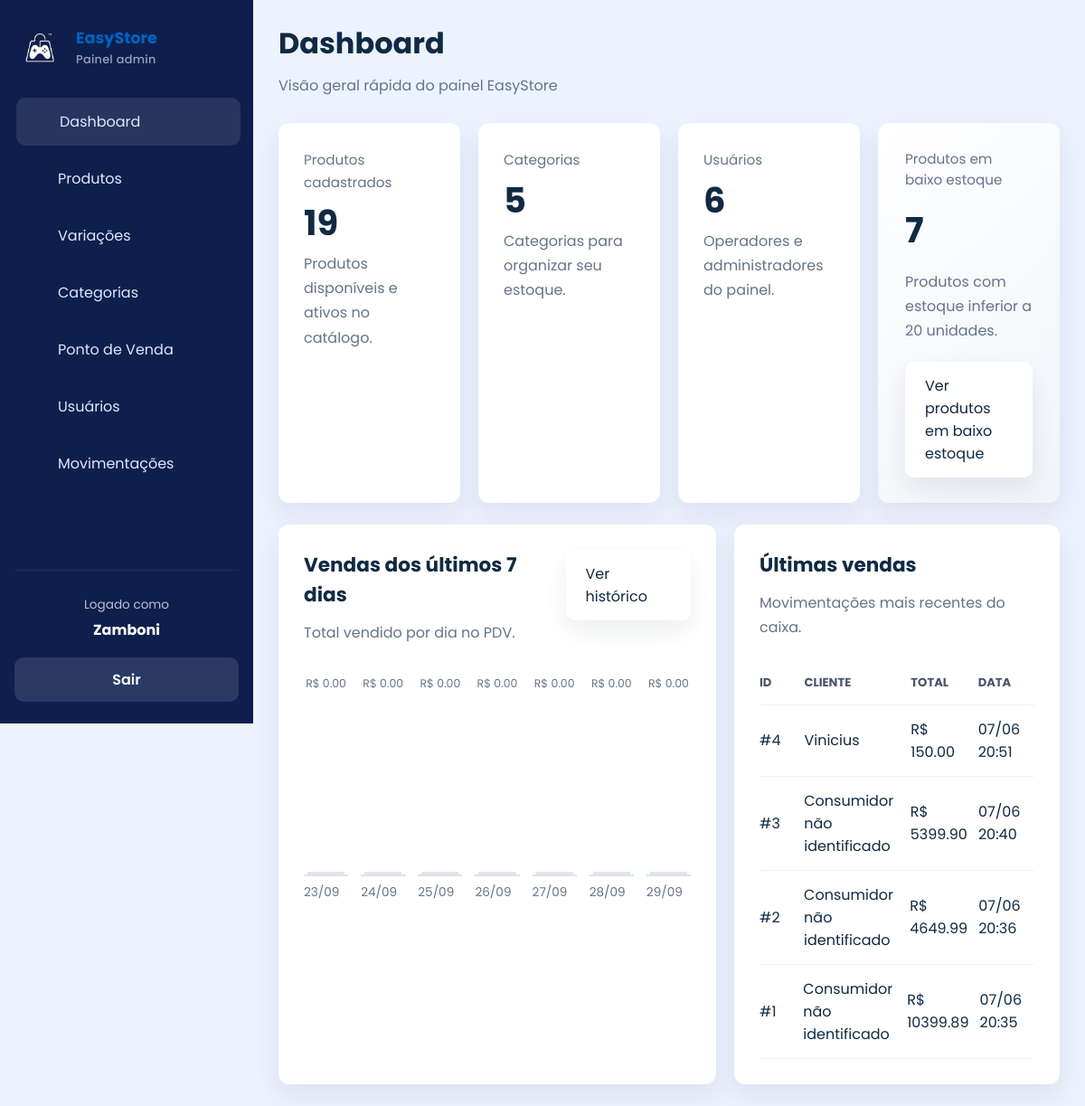
/admin (signed in), run on an earlier commit of the app's database.
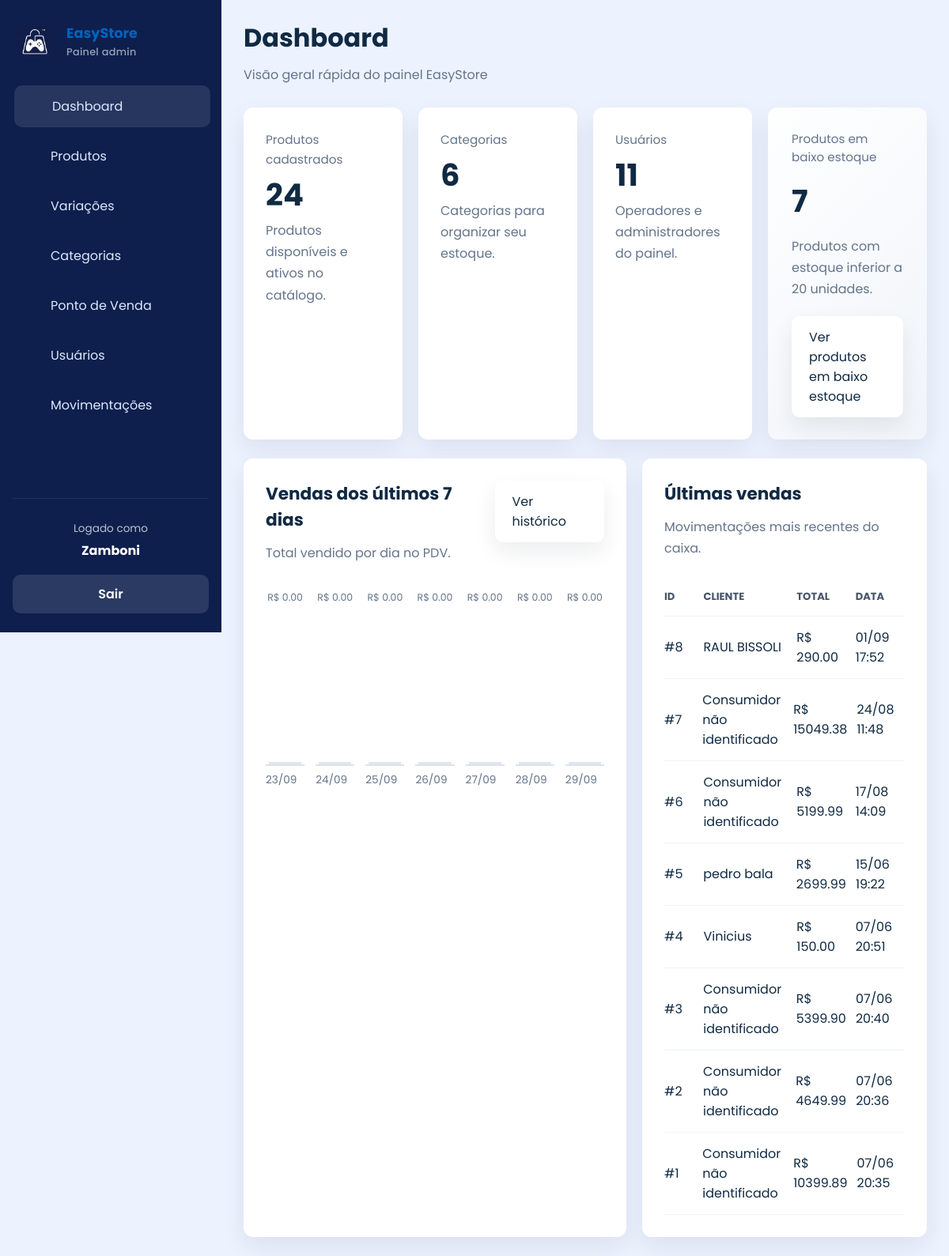
And on a later commit of the database.
### app/models/venda.py (models this page shows, shortened)
class Venda(Base):
    __tablename__ = "vendas"
    id = Column(
        Integer,
        primary_key=True,
        index=True
    )
    cliente_id = Column(
        Integer,
        ForeignKey("clientes.id", ondelete="SET NULL"),
        nullable=True
    )
    usuario_id = Column(
        Integer,
        ForeignKey("usuarios.id", ondelete="SET NULL"),
        nullable=True
    )
    desconto_percentual = Column(
        Float,
        nullable=False,
        default=0.0
    )
    total_bruto = Column(
        Float,
        nullable=False,
        default=0.0
    )
    total_liquido = Column(
        Float,
        nullable=False,
        default=0.0
    )
    observacao = Column(
        String(255),
        nullable=True
    )
    criado_em = Column(
        DateTime,
        server_default=func.now()
    )
    cliente = relationship(
        "Cliente",
        back_populates="vendas"
    )
    usuario = relationship(
        "Usuario",
        backref="vendas"
    )
    itens = relationship(
        "ItemVenda",
        back_populates="venda",
        cascade="all, delete-orphan"
    )
    pagamentos = relationship(
        "Pagamento",
        back_populates="venda",
        cascade="all, delete-orphan"
    )

### app/models/cliente.py (models this page shows)
class Cliente(Base):
    __tablename__ = "clientes"
    id         = Column(Integer, primary_key=True, index=True)
    nome       = Column(String(150), nullable=False, index=True)
    email      = Column(String(167), nullable=True, unique=True, index=True)
    telefone   = Column(String(20), nullable=True)
    usuario_id = Column(
        Integer,
        ForeignKey("usuarios.id", ondelete="SET NULL"),
        nullable=True,
        unique=True,
    )
    is_associado = Column(Boolean, default=False, nullable=False)
    ativo      = Column(Boolean, default=True)
    criado_em  = Column(DateTime, server_default=func.now())
    usuario = relationship("Usuario", back_populates="cliente_perfil")
    vendas  = relationship("Venda", back_populates="cliente", lazy="select")

### app/main.py (the view)
@app.get("/admin")
def admin_dashboard(
    request: Request,
    db: Session = Depends(get_db),
    admin=Depends(get_admin),
):
    total_produtos = db.query(Produto).count()
    total_categorias = db.query(Categoria).count()
    total_usuarios = db.query(Usuario).count()
    ativos_produtos = db.query(Produto).filter(Produto.ativo == True).count()
    produtos_baixo_estoque_count = (
        db.query(Produto)
        .filter(Produto.ativo == True, Produto.estoque_atual < 20)
        .count()
    )
    ultimas_vendas = (
        db.query(Venda)
        .order_by(Venda.criado_em.desc())
        .limit(8)
        .all()
    )
    hoje = datetime.now().date()
    dias_grafico = [hoje - timedelta(days=dia) for dia in range(6, -1, -1)]
    inicio_periodo = datetime.combine(dias_grafico[0], datetime.min.time())
    vendas_periodo = db.query(Venda).filter(Venda.criado_em >= inicio_periodo).all()
    totais_por_dia = {dia: 0.0 for dia in dias_grafico}
    for venda in vendas_periodo:
        if venda.criado_em:
            dia_venda = venda.criado_em.date()
            if dia_venda in totais_por_dia:
                totais_por_dia[dia_venda] += venda.total_liquido or 0.0
    maior_total = max(totais_por_dia.values()) or 1
    vendas_grafico = [
        {
            "label": dia.strftime("%d/%m"),
            "total": total,
            "percentual": round((total / maior_total) * 100),
        }
        for dia, total in totais_por_dia.items()
    ]
    total_vendas_7_dias = sum(totais_por_dia.values())
    produtos_baixo_estoque = (
        db.query(Produto)
        .filter(Produto.ativo == True, Produto.estoque_atual <= 30)
        .order_by(Produto.estoque_atual.asc(), Produto.nome.asc())
        .limit(6)
        .all()
    )
    return templates.TemplateResponse(
        request,
        "admin/index.html",
        {
            "request": request,
            "usuario": admin,
            "page_title": "Dashboard",
            "page_subtitle": "Visão geral rápida do painel EasyStore",
            "css_path": "css/dashboard.css",
            "active": "home",
            "total_produtos": total_produtos,
            "total_categorias": total_categorias,
            "total_usuarios": total_usuarios,
            "ativos_produtos": ativos_produtos,
            "vendas_grafico": vendas_grafico,
            "ultimas_vendas": ultimas_vendas,
            "total_vendas_7_dias": total_vendas_7_dias,
            "produtos_baixo_estoque_count": produtos_baixo_estoque_count,
        },
    )

### app/templates/admin/index.html
{% extends "admin/base.html" %}
{% block content %}
<div class="metric-grid">
  <div class="metric-card">
    <span class="metric-label">Produtos cadastrados</span>
    <strong class="metric-value">{{ total_produtos }}</strong>
    <p class="metric-note">Produtos disponíveis e ativos no catálogo.</p>
  </div>
  <div class="metric-card">
    <span class="metric-label">Categorias</span>
    <strong class="metric-value">{{ total_categorias }}</strong>
    <p class="metric-note">Categorias para organizar seu estoque.</p>
  </div>
  <div class="metric-card">
    <span class="metric-label">Usuários</span>
    <strong class="metric-value">{{ total_usuarios }}</strong>
    <p class="metric-note">Operadores e administradores do painel.</p>
  </div>
  <div class="metric-card accent-card stock-summary-card">
    <span class="metric-label">Produtos em baixo estoque</span>
    <strong class="metric-value">{{ produtos_baixo_estoque_count }}</strong>
    <p class="metric-note">Produtos com estoque inferior a 20 unidades.</p>
    <a href="/produtos?estoque_baixo=true" class="btn btn-secondary stock-button">Ver produtos em baixo estoque</a>
  </div>
</div>
<div class="dashboard-grid">
  <section class="dashboard-card sales-chart-card">
    <div class="dashboard-card-header">
      <div>
        <h2>Vendas dos últimos 7 dias</h2>
        <p class="metric-note">Total vendido por dia no PDV.</p>
      </div>
      <a href="/pdv/historico" class="btn btn-secondary">Ver histórico</a>
    </div>
    <div class="sales-chart">
      {% for dia in vendas_grafico %}
      {% set chart_bar_class = 'chart-bar is-empty' if dia.total == 0 else 'chart-bar' %}
      <div class="chart-column">
        <div class="chart-value">R$ {{ "%.2f"|format(dia.total) }}</div>
        <div class="chart-track">
          <div class="{{ chart_bar_class }}" style="height: {{ dia.percentual }}%;"></div>
        </div>
        <span>{{ dia.label }}</span>
      </div>
      {% endfor %}
    </div>
  </section>
  <section class="dashboard-card latest-sales-card">
    <div class="dashboard-card-header">
      <div>
        <h2>Últimas vendas</h2>
        <p class="metric-note">Movimentações mais recentes do caixa.</p>
      </div>
    </div>
    <div class="latest-sales-table">
      <div class="latest-sales-row header">
        <div>ID</div>
        <div>Cliente</div>
        <div>Total</div>
        <div>Data</div>
      </div>
      {% for venda in ultimas_vendas %}
      <a class="latest-sales-row" href="/pdv/venda/{{ venda.id }}">
        <div>#{{ venda.id }}</div>
        <div>{{ venda.cliente.nome if venda.cliente else 'Consumidor não identificado' }}</div>
        <div>R$ {{ "%.2f"|format(venda.total_liquido) }}</div>
        <div>{{ venda.criado_em.strftime('%d/%m %H:%M') if venda.criado_em else '-' }}</div>
      </a>
      {% else %}
      <div class="empty-state">Nenhuma venda registrada ainda.</div>
      {% endfor %}
    </div>
  </section>
</div>
{% endblock %}

What changed in the data, as far as the page shows it:
added Venda: id "8", cliente "RAUL BISSOLI", total_liquido "290.00", criado_em "01/09 17:52"
added Venda: id "7", cliente "Consumidor não identificado", total_liquido "15049.38", criado_em "24/08 11:48"
added Venda: id "6", cliente "Consumidor não identificado", total_liquido "5199.99", criado_em "17/08 14:09"
added Venda: id "5", cliente "pedro bala", total_liquido "2699.99", criado_em "15/06 19:22"
Also different on the page:
{{ total_produtos }}: "19" → "24"
{{ total_categorias }}: "5" → "6"
{{ total_usuarios }}: "6" → "11"
